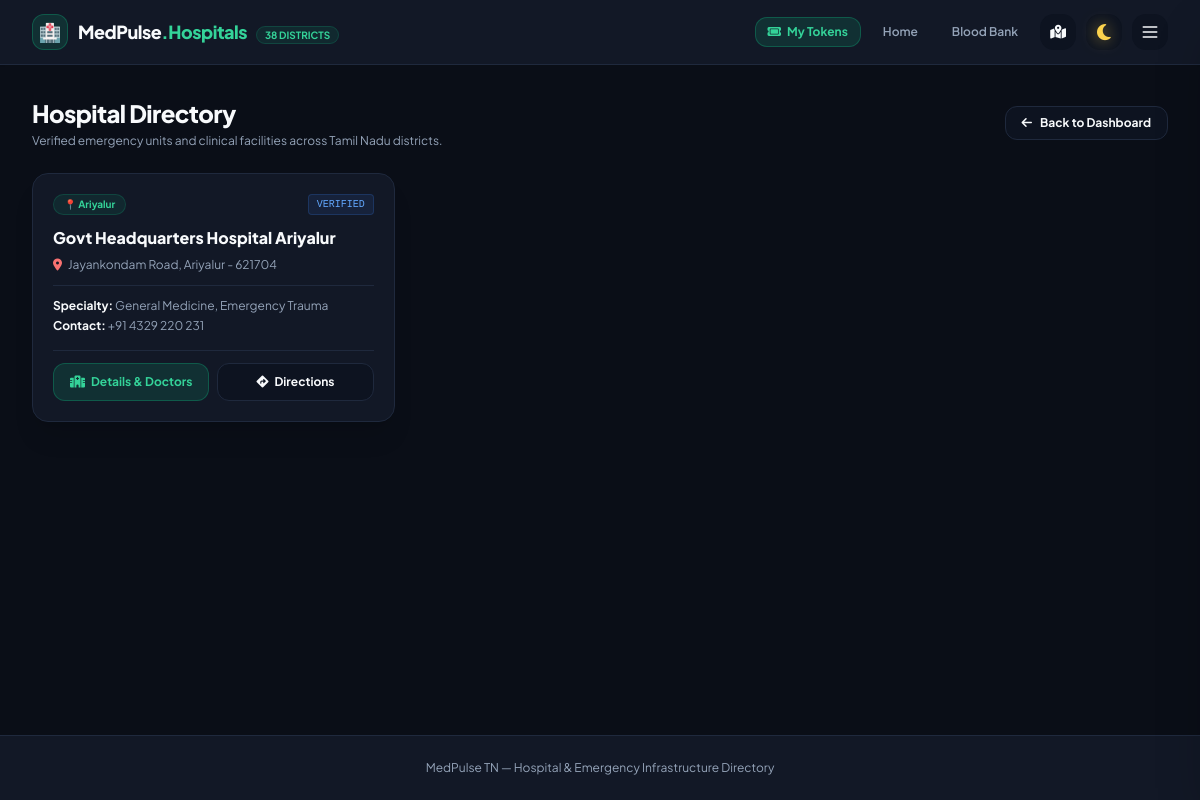
Screenshot of /hospitals.php?district=Ariyalur with the database file from the repository.
### tables this page shows
CREATE TABLE IF NOT EXISTS `hospitals` (
  `id` INT AUTO_INCREMENT PRIMARY KEY,
  `hospital_name` VARCHAR(255) NOT NULL,
  `district` VARCHAR(100) NOT NULL,
  `specialty` VARCHAR(255) NOT NULL,
  `address` TEXT NOT NULL,
  `contact` VARCHAR(50) NOT NULL,
  `lat` DECIMAL(10, 8) NULL,
  `lon` DECIMAL(11, 8) NULL,
  `created_at` TIMESTAMP DEFAULT CURRENT_TIMESTAMP
);

### db_connect.php (called while the page is built, shortened)
<?php
$host = "localhost";
$username = "root";
$password = "";
$database = "medpulse_tn";
$conn = @new mysqli($host, $username, $password, $database);
if (!$conn->connect_error) {
    $db_connected = true;
} else {
    $db_connected = false;
}
?>

### hospitals.php (the view, shortened to what this page needs)
<?php
include 'db_connect.php';
$district = $_GET['district'] ?? '';
$hospitals_list = [];
if ($db_connected) {
    $sql = "SELECT * FROM hospitals WHERE 1=1";
    $params = [];
    $types = "";
    if (!empty($district)) {
        $sql .= " AND district = ?";
        $params[] = $district;
        $types .= "s";
    }
    $stmt = $conn->prepare($sql);
    if (!empty($params)) {
        $stmt->bind_param($types, ...$params);
    }
    $stmt->execute();
    $result = $stmt->get_result();
    while ($row = $result->fetch_assoc()) {
        $hospitals_list[] = $row;
    }
}
?>
<!DOCTYPE html>
<html lang="en" class="dark">
<head>
  <script src="https://cdn.tailwindcss.com"></script>
  <link rel="stylesheet" href="https://cdnjs.cloudflare.com/ajax/libs/font-awesome/6.4.0/css/all.min.css" />
  <link rel="stylesheet" href="./styles.css" />
</head>
<body class="min-h-screen flex flex-col justify-between">
  <nav class="sticky top-0 z-40 border-b border-theme bg-card px-4 md:px-8 py-3.5 shadow-sm">
    <div class="max-w-7xl mx-auto flex items-center justify-between">
      <a href="index.php" class="flex items-center gap-2.5">
        <div class="w-9 h-9 rounded-xl bg-emerald-500/15 border border-emerald-500/30 flex items-center justify-center font-extrabold text-emerald-400 text-lg">🏥</div>
        <div>
          <span class="text-lg font-extrabold tracking-tight text-main">MedPulse<span class="text-emerald-400">.Hospitals</span></span>
          <span class="text-[10px] bg-emerald-500/10 text-emerald-400 px-2 py-0.5 rounded-full font-bold ml-1.5 border border-emerald-500/20">38 DISTRICTS</span>
        </div>
      </a>
      <div class="flex items-center gap-2.5">
        <button onclick="openPatientTokensModal()" title="My Saved OP Tokens" class="px-3 py-1.5 rounded-xl bg-emerald-500/15 text-emerald-400 hover:bg-emerald-500 hover:text-white border border-emerald-500/30 text-xs font-bold transition-all flex items-center gap-1.5">
          <i class="fa-solid fa-ticket"></i>
          <span>My Tokens</span>
        </button>
        <a href="index.php" class="text-xs font-semibold text-muted hover:text-emerald-400 px-3 py-1.5">Home</a>
        <a href="blood_bank.php" class="text-xs font-semibold text-muted hover:text-emerald-400 px-3 py-1.5">Blood Bank</a>
        <a href="map.php" title="Live Emergency GIS Map" class="w-9 h-9 icon-btn-reactive text-sm flex items-center justify-center">
          <i class="fa-solid fa-map-location-dot"></i>
        </a>
        <button onclick="toggleTheme()" title="Toggle Light/Dark Theme" class="w-9 h-9 icon-btn-reactive text-sm flex items-center justify-center">
          <span class="theme-icon-symbol"><i class="fa-solid fa-moon"></i></span>
        </button>
        <button onclick="openSidebar()" title="Open Menu Drawer" class="w-9 h-9 icon-btn-reactive text-sm">
          <svg class="w-5 h-5" fill="none" stroke="currentColor" viewBox="0 0 24 24">
            <path stroke-linecap="round" stroke-linejoin="round" stroke-width="2" d="M4 6h16M4 12h16M4 18h16"/>
          </svg>
        </button>
      </div>
    </div>
  </nav>
  <section class="px-4 md:px-8 pt-8 pb-12 max-w-7xl mx-auto w-full flex-grow">
    <div class="flex flex-col md:flex-row md:items-center justify-between gap-4 mb-6">
      <div>
        <h1 class="text-2xl font-extrabold text-main tracking-tight">Hospital Directory</h1>
        <p class="text-xs text-muted mt-1">Verified emergency units and clinical facilities across Tamil Nadu districts.</p>
      </div>
      <a href="index.php" class="inline-flex items-center gap-2 text-xs font-bold bg-input hover:bg-card text-main px-4 py-2 rounded-xl border border-theme self-start md:self-auto">
        <i class="fa-solid fa-arrow-left"></i> Back to Dashboard
      </a>
    </div>
    <div class="grid grid-cols-1 md:grid-cols-2 lg:grid-cols-3 gap-6">
      <?php if (!empty($hospitals_list)): ?>
        <?php foreach ($hospitals_list as $row): ?>
          <div class="bg-card border border-theme rounded-2xl p-5 hover:border-emerald-500/40 transition-all shadow-xl flex flex-col justify-between anti-gravity-card">
            <div>
              <div class="flex items-center justify-between gap-2 mb-3">
                <span class="text-[10px] bg-emerald-500/10 text-emerald-400 px-2.5 py-0.5 rounded-full font-bold border border-emerald-500/20">
                  📍 <?= htmlspecialchars($row['district'] ?? 'Tamil Nadu') ?>
                </span>
                <span class="text-[10px] bg-blue-500/10 text-blue-400 px-2 py-0.5 rounded font-mono border border-blue-500/20">
                  VERIFIED
                </span>
              </div>
              <h3 class="font-extrabold text-main text-base mb-2 leading-snug">
                <?= htmlspecialchars($row['hospital_name'] ?? 'Medical Center') ?>
              </h3>
              <p class="text-xs text-muted mb-3 flex items-start gap-1.5">
                <i class="fa-solid fa-location-dot text-red-400 mt-0.5"></i>
                <span><?= htmlspecialchars($row['address'] ?? 'Address unavailable') ?></span>
              </p>
              <div class="space-y-1 text-xs border-t border-theme pt-3 text-muted">
                <p><strong class="text-main">Specialty:</strong> <?= htmlspecialchars($row['specialty'] ?? 'General Emergency') ?></p>
                <p><strong class="text-main">Contact:</strong> <?= htmlspecialchars($row['contact'] ?? 'N/A') ?></p>
              </div>
            </div>
            <div class="mt-4 pt-3 border-t border-theme grid grid-cols-1 sm:grid-cols-2 gap-2">
              <button onclick="openHospitalDetailsModal('<?= htmlspecialchars($row['hospital_name'] ?? '', ENT_QUOTES) ?>', '<?= htmlspecialchars($row['district'] ?? '', ENT_QUOTES) ?>', '<?= htmlspecialchars($row['address'] ?? '', ENT_QUOTES) ?>', '<?= htmlspecialchars($row['specialty'] ?? '', ENT_QUOTES) ?>', '<?= htmlspecialchars($row['contact'] ?? '', ENT_QUOTES) ?>', '<?= $row['lat'] ?? '' ?>', '<?= $row['lon'] ?? '' ?>')" class="w-full bg-emerald-500/15 text-emerald-400 hover:bg-emerald-500 hover:text-white font-bold py-2.5 px-3 rounded-xl flex items-center justify-center gap-1.5 text-xs transition-all border border-emerald-500/30">
                <i class="fa-solid fa-hospital"></i> Details & Doctors
              </button>
              <a href="map.php?search=<?= urlencode($row['hospital_name'] ?? '') ?>" class="w-full bg-input hover:bg-emerald-500 hover:text-slate-950 text-main font-bold py-2.5 px-3 rounded-xl flex items-center justify-center gap-1.5 text-xs transition-all border border-theme">
                <i class="fa-solid fa-diamond-turn-right"></i> Directions
              </a>
            </div>
          </div>
        <?php endforeach; ?>
      <?php endif; ?>
    </div>
  </section>
  <footer class="border-t border-theme py-6 px-4 md:px-8 bg-card text-center text-xs text-muted">
    <p>MedPulse TN — Hospital & Emergency Infrastructure Directory</p>
  </footer>
</body>
</html>

### styles.css (style rules this page uses)
:root { --bg-color: #0a0e17; --card-bg: #121826; --card-hover: #182032; --text-main: #f8fafc; --text-muted: #94a3b8; --border-color: #1f293d; --input-bg: #0d1320; }
body { background-color: var(--bg-color); color: var(--text-main); font-family: 'Plus Jakarta Sans', sans-serif; transition: background-color 0.3s ease, color 0.3s ease; }
.bg-card { background-color: var(--card-bg) !important; border-color: var(--border-color) !important; }
.bg-input { background-color: var(--input-bg) !important; color: var(--text-main) !important; border-color: var(--border-color) !important; }
.text-main { color: var(--text-main) !important; }
.text-muted { color: var(--text-muted) !important; }
.border-theme { border-color: var(--border-color) !important; }
.anti-gravity-card { transition: transform 0.4s cubic-bezier(0.34, 1.56, 0.64, 1), box-shadow 0.4s cubic-bezier(0.34, 1.56, 0.64, 1), border-color 0.3s ease; will-change: transform, box-shadow; }
.icon-btn-reactive { position: relative; display: inline-flex; align-items: center; justify-content: center; border-radius: 0.875rem; border: 1px solid var(--border-theme); background-color: var(--input-bg); color: var(--text-main); transition: transform 0.25s cubic-bezier(0.34, 1.56, 0.64, 1), background-color 0.2s ease, border-color 0.2s ease, box-shadow 0.25s ease, color 0.2s ease; will-change: transform, box-shadow; cursor: pointer; }
.icon-btn-reactive i { color: var(--text-main); transition: color 0.2s ease; }
.theme-icon-symbol { display: inline-flex !important; align-items: center !important; justify-content: center !important; }

### rows the page displays
hospitals: district "Ariyalur", hospital_name "Govt Headquarters Hospital Ariyalur", address "Jayankondam Road, Ariyalur - 621704", specialty "General Medicine, Emergency Trauma", contact "+91 4329 220 231"
